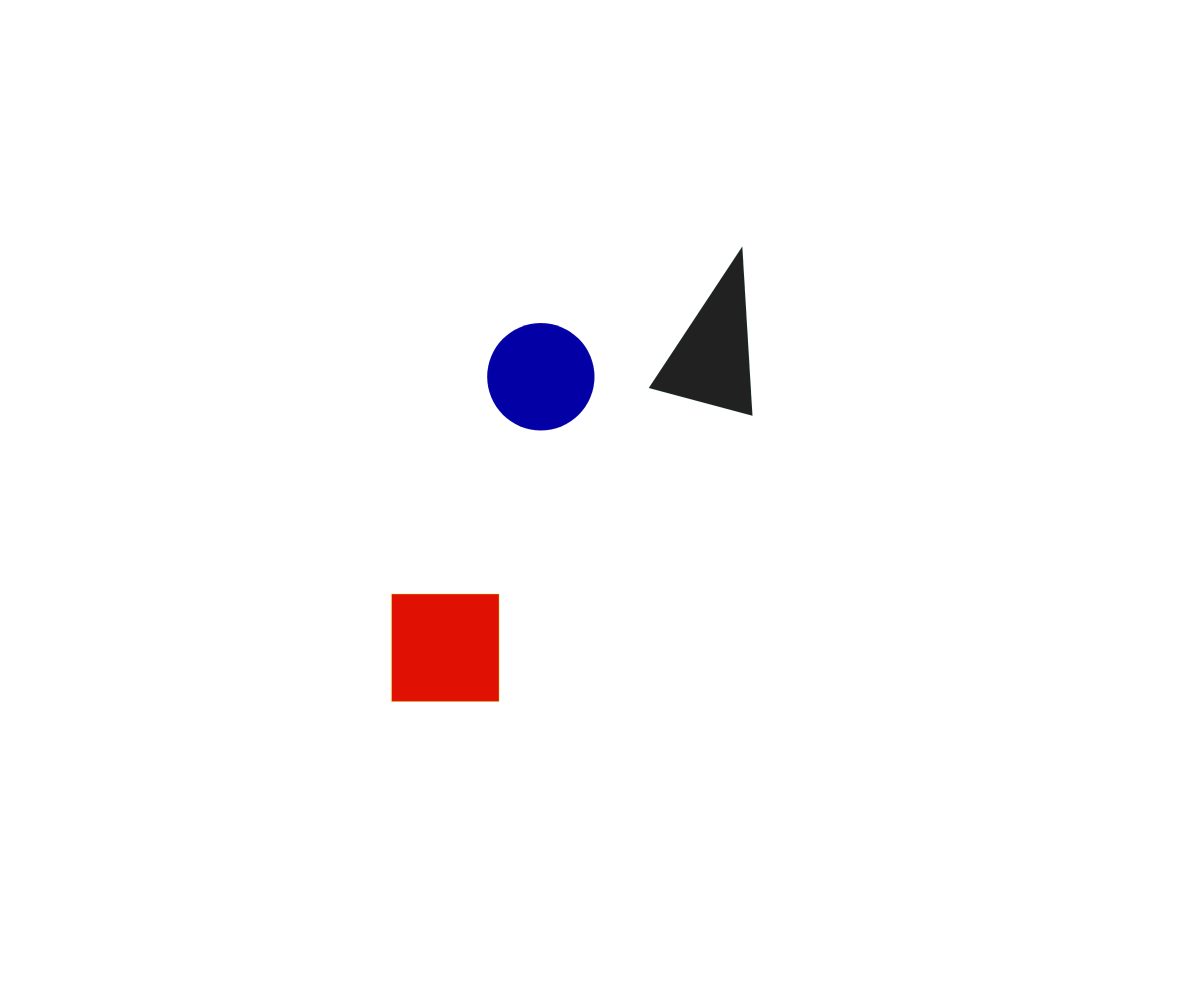
Frame 1 (no input)
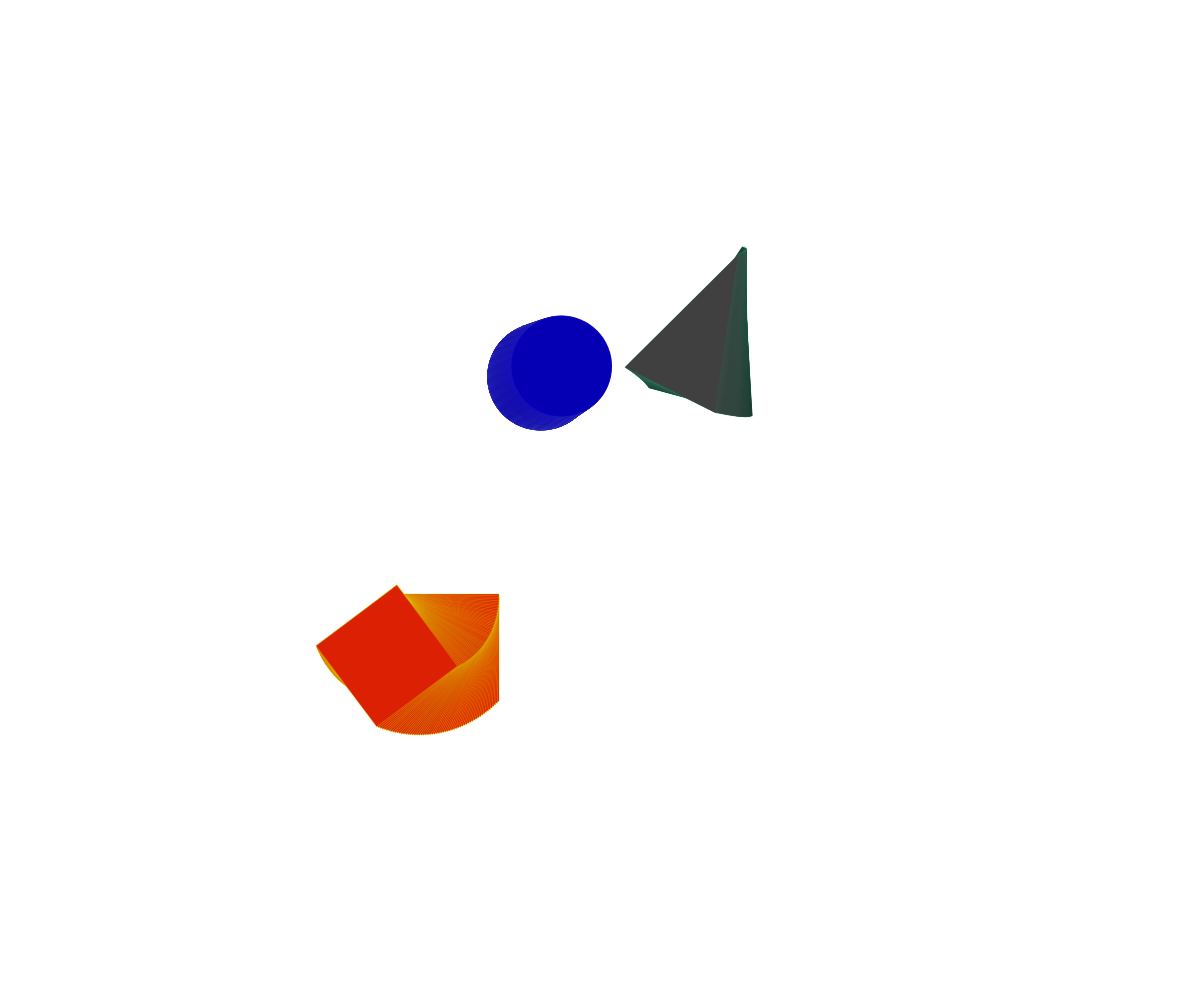
Frame 60 (no input)
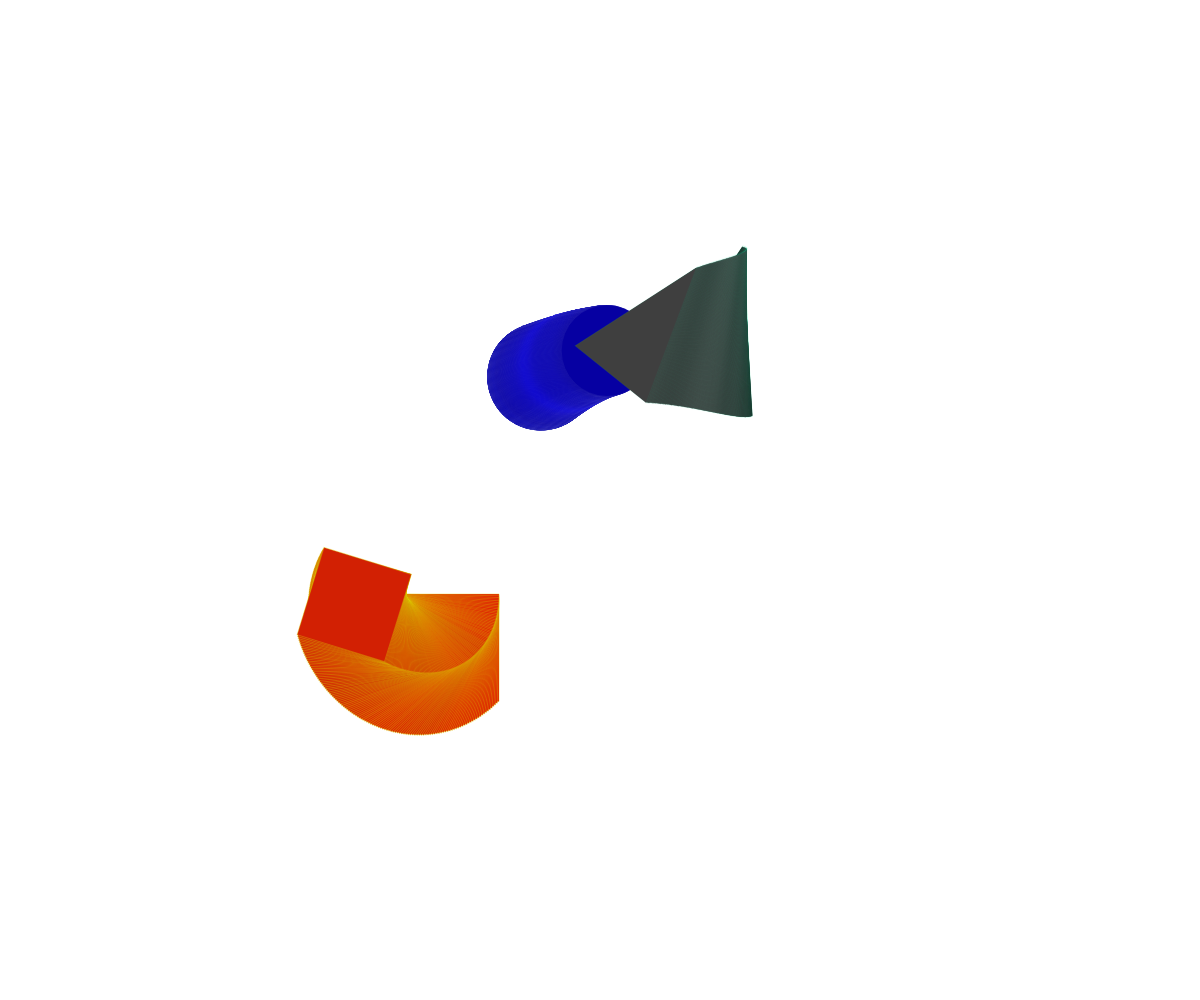
Frame 120 (the mouse pressed at the canvas centre since frame 60)

The p5.js sketch that drew these frames (run headless with seeded random() and noise() and a simulated clock; from frame 60 on, the mouse is pressed at the canvas centre):

// p5.js sketch
// ── sketch.js
let noiseTime = 1000;
let noiseTam = 10;
let noiseCol = 0;
let anguloCua = 0;
let anguloTria = 15;

function setup() {
  createCanvas(windowWidth, windowHeight);
}

function draw() {
  // background(255);
  let posX1 = map(noise(noiseTime + 70), 0, 1, 0, windowWidth);
  let posY1 = map(noise(noiseTime + 100), 0, 1, 0, windowHeight);
  let posX2 = map(noise(noiseTime + 50), 0, 1, 0, windowWidth);
  let posY2 = map(noise(noiseTime + 300), 0, 1, 0, windowHeight);
  let posX3 = map(noise(noiseTime + 180), 0, 1, 0, windowWidth);
  let posY3 = map(noise(noiseTime + 200), 0, 1, 0, windowHeight);
  //////////////////////////////////////////////////////
  let R1 = map(noise(noiseCol + 100), 0, 2, 255, 0);
  let G1 = map(noise(noiseCol), 0, 1, 50, 0);
  let B1 = map(noise(noiseCol), 0, 1, 5, 0);

  let R2 = map(noise(noiseCol), 0, 1, 10, 0);
  let G2 = map(noise(noiseCol + 100), 0, 0, 100, 0);
  let B2 = map(noise(noiseCol + 50), 0, 1, 255, 0);

  let R3 = map(noise(noiseCol), 0, 1, 100, 0);
  let G3 = map(noise(noiseCol), 0, 1, 100, 0);
  let B3 = map(noise(noiseCol), 0, 1, 100, 0);
  //////////////////////////////////////////////////////
  let tam1 = map(noise(noiseTam), 0, 1, 200, 0);
  let tam2 = map(noise(noiseTam), 0, 1, 200, 0);
  let tam3 = map(noise(noiseTam), 0, 1, 200, 0);
  //////////////////////////////////////////////////////
  let colur1 = color(R1, G1, B1);
  let colur2 = color(R2, G2, B2);
  let colur3 = color(R3, G3, B3);

  noiseTime += 0.0009;
  noiseTam += 0.001;
  noiseCol += 0.01;

  push();
  translate(posX1, posY1);
  rotate(radians(anguloCua));
  fill(colur1);
  stroke(219, 209, 0, 100);
  rect(0, 0, tam1);
  pop();

  fill(colur2);
  stroke(255, 255, 255, 15);
  circle(posX2, posY2, tam2);

  push();
  translate(posX3, posY3);
  rotate(radians(anguloTria));
  fill(colur3);
  stroke(0, 219, 147, 20);
  triangle(0, -tam3, -tam3 / 2, tam3 / 2, tam3 / 2, tam3 / 2);
  pop();

  anguloCua += 0.9;
  anguloTria += 0.2;
}
